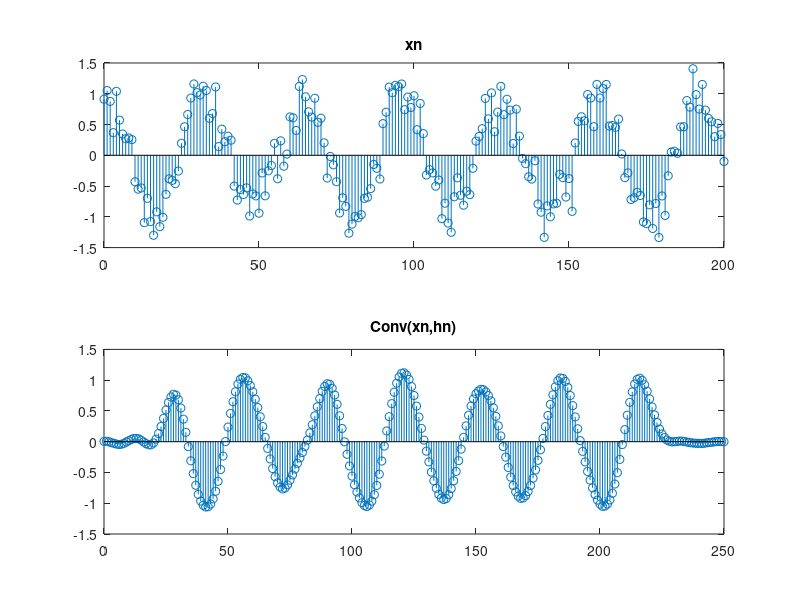

This chart was generated by the following MATLAB code:
n = 0:200;
xn = cos((pi*n)/16)+0.25*randn(1,201);
subplot(2,1,1);
stem(0:length(xn)-1,xn);
title("xn");
hn=[];
for i=0:50
    if i==25
        hn=[hn,1/6];
    else
        hn=[hn,sin(pi*(i-25)/6)/(pi*(i-25))];
    end
end
yn=conv(xn,hn);
subplot(2,1,2);
stem(0:length(yn)-1,yn);
title("Conv(xn,hn)");
ylim([-1.5 1.5]);